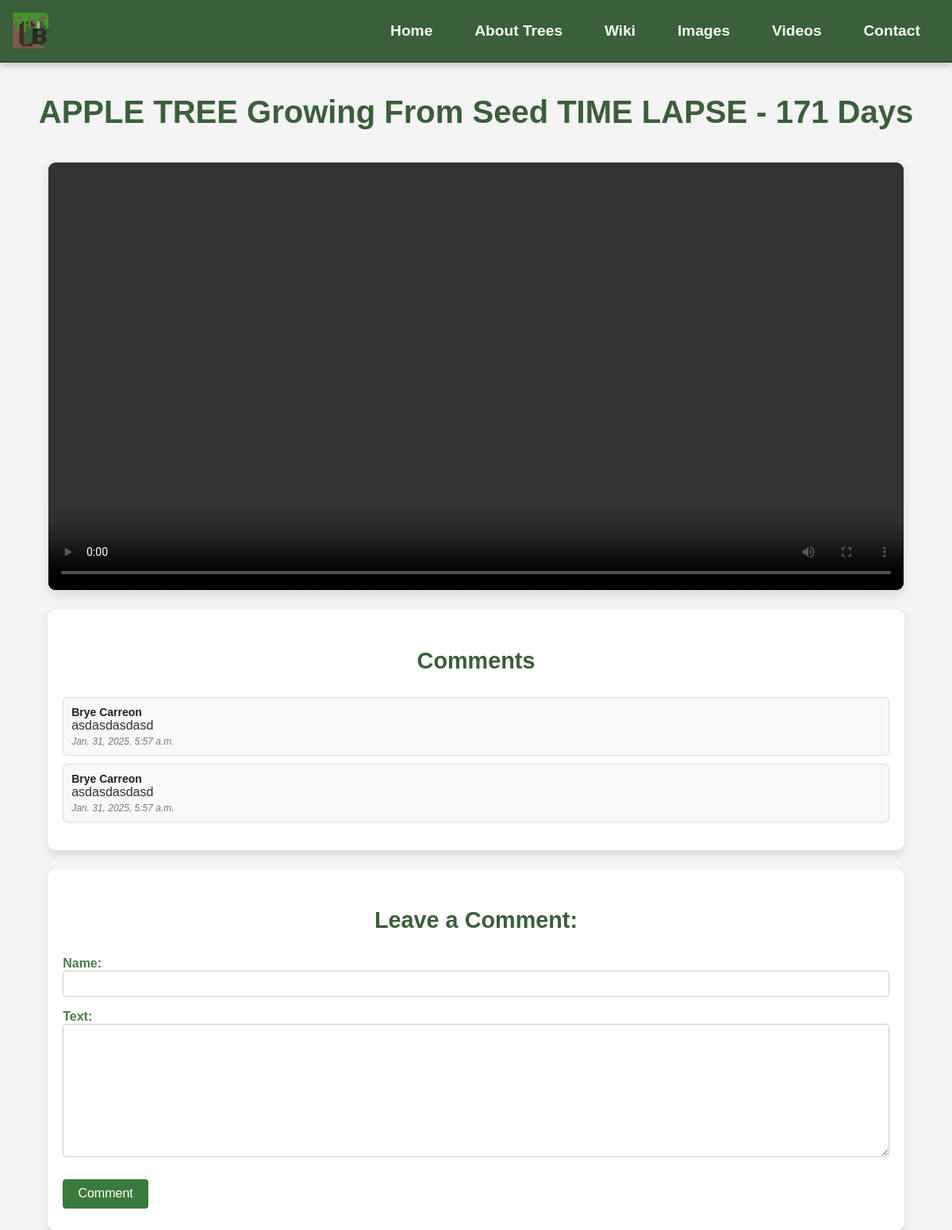
The page /Video/20/ on the database as committed earlier.
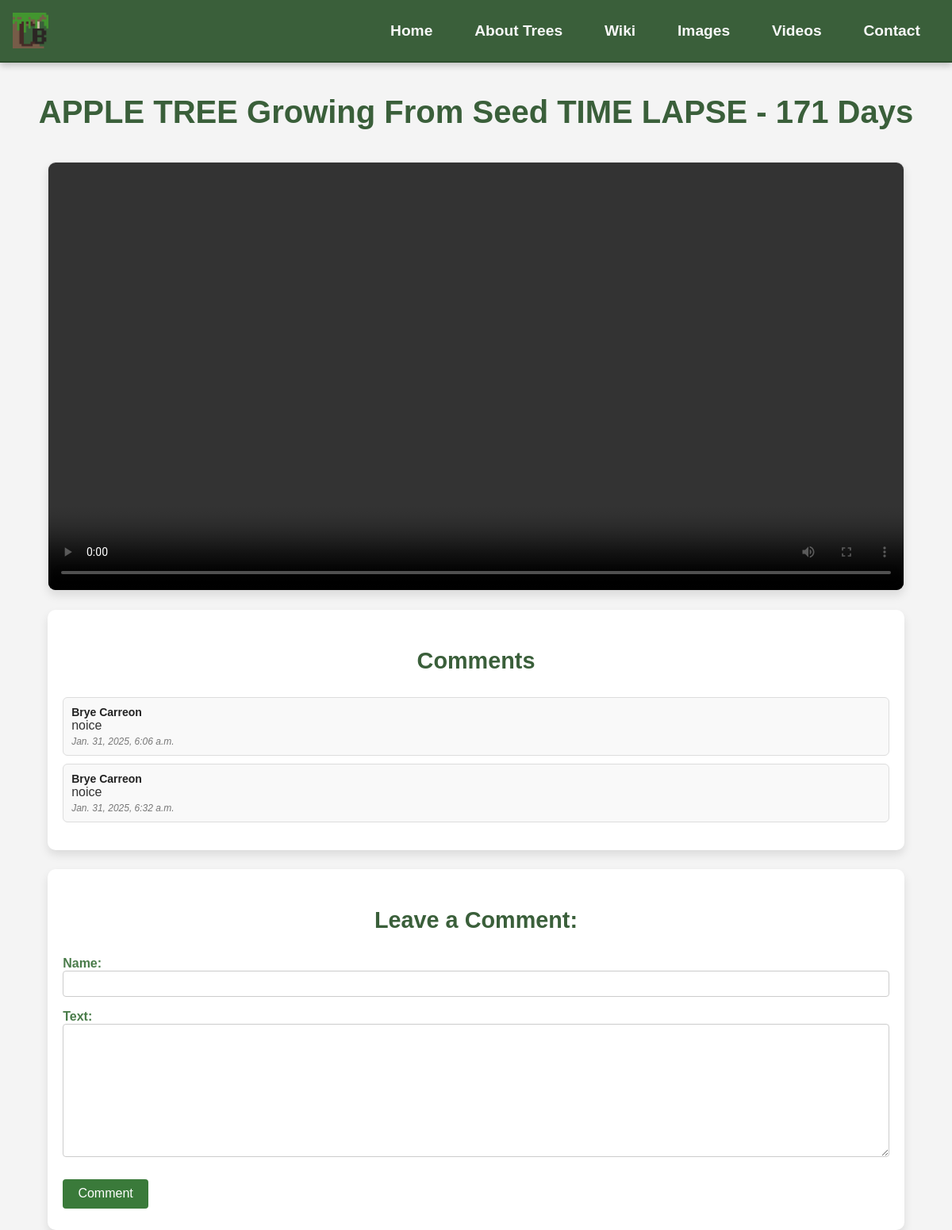
The same page on the database as committed later.
### app/models.py (models this page shows, shortened)
class Comment(models.Model):
    video = models.ForeignKey(Video, on_delete=models.CASCADE, related_name='comments')
    name = models.CharField(max_length=100)
    text = models.TextField()
    created_at = models.DateTimeField(auto_now_add=True)

### app/views.py (the view, shortened to what this page needs)
# urls.py: path('Video/<int:pk>/', VideoDetailView.as_view(), name='Video_comment'),
class VideoDetailView(DetailView):
    model = Video
    template_name = 'app/Video_comment.html'
    context_object_name = 'video'
    def get_context_data(self, **kwargs):
        context = super().get_context_data(**kwargs)
        context['comments'] = self.object.comments.all()
        context['form'] = CommentForm()
        return context

### app/forms.py
class CommentForm(forms.ModelForm):
    class Meta:
        model = Comment
        fields = ['name', 'text']

### app/templates/app/Video_comment.html (shortened to what this page needs)
{% extends 'app/Base.html' %}
{% block content %}
<h1>{{ video.title }}</h1>
<video controls class="vid_comment">
    <source src="{{ video.video_file.url }}" type="video/mp4">
</video>
<div class="comment_container">
    <h2>Comments</h2>
    <ul class="comments">
        {% for comment in comments %}
            <li>
                <strong>{{ comment.name }}</strong>{{ comment.text }}
                <em>{{ comment.created_at }}</em>
            </li>
        {% endfor %}
    </ul>
</div>
<form method="POST" class="vid_form">
    <h2>Leave a Comment:</h2>
        {{ form.as_p }}
    <input type="submit" value="Comment">
</form>
{% endblock content %}

Rows that differ between the two databases and show on the page:
removed Comment: name "Brye Carreon", text "asdasdasdasd", created_at "Jan. 31, 2025, 5:57 a.m."
removed Comment: name "Brye Carreon", text "asdasdasdasd", created_at "Jan. 31, 2025, 5:57 a.m."
added Comment: name "Brye Carreon", text "noice", created_at "Jan. 31, 2025, 6:06 a.m."
added Comment: name "Brye Carreon", text "noice", created_at "Jan. 31, 2025, 6:32 a.m."
